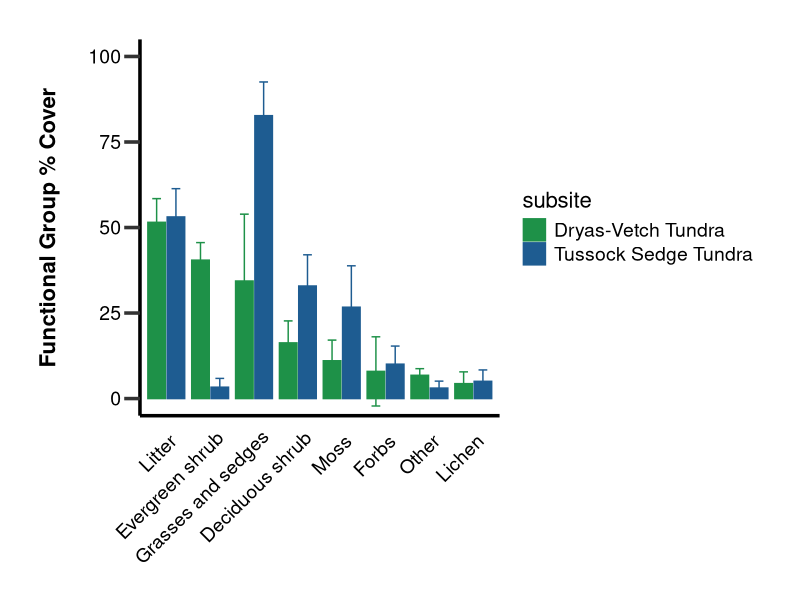
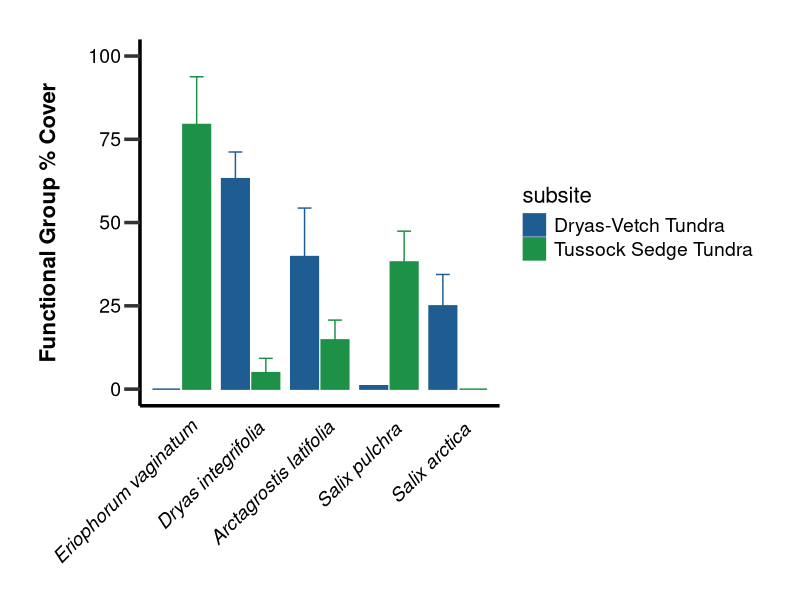
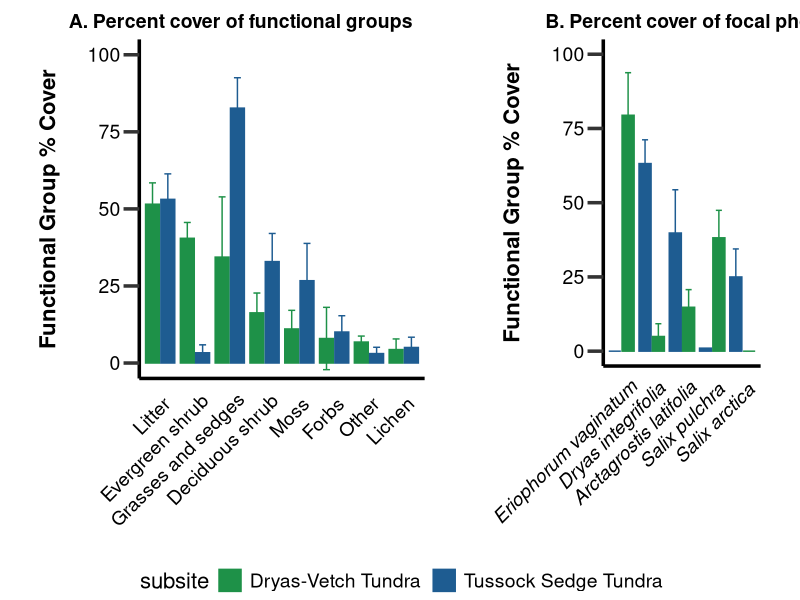

These figures' R source, in order:
# Phenology Time-Series Script of Plant Composition
# Isla Myers-Smith 1st September 2020

# Dependencies
library(tidyverse)
library(ggpubr)

data <- read.csv("data/plant_cover/qhi_cover_ITEX_1999_2017.csv")

data2 <- data %>%
  filter(year > 2015, !is.na(gfnarrowarft)) %>%
  mutate(subsite = dplyr::recode(
    sub_name, 
    'QHI:HE' = "Tussock Sedge Tundra", 
    'QHI:KO' = "Dryas-Vetch Tundra")) %>%
  rename(species = name) %>% 
  mutate(functional_group = dplyr::recode(
    gfnarrowarft, 
    'OTHER' = "Other", 
    'ROCK' = "Other", 
    'WATER' = "Other", 
    'SOIL' = "Other", 
    'DUNG' = "Other", 
    'FUNGI' = "Other", 
    'FUNGUS' = "Other",
    'FORBSV' = "Forbs", 
    'ESHRUB' = "Evergreen shrub", 
    'DSHRUB' = "Deciduous shrub", 
    'GRAMINOID' = "Grasses and sedges", 
    'LICHEN' = 'Lichen', 
    'MOSS' = "Moss", 
    'SHRUBU' = "Deciduous shrub",
    'SHRUB' = "Other vegetation", 
    'LIVER' = "Other vegetation", 
    'LITTER' = "Litter"))

data3 <- data2 %>%
  filter(functional_group != "Other vegetation") %>%
  group_by(year, subsite, plot, functional_group) %>%
  summarise(plot_cover = sum(cover)) %>%
  ungroup() %>%
  mutate(plot_cover_max = max(plot_cover), 
         plot_cover_100 = (plot_cover/plot_cover_max)*100)

data4 <- data3 %>% 
  group_by(year, subsite, functional_group) %>% 
  summarise(mean_cover = mean(plot_cover_100), 
            sd_cover = sd(plot_cover_100)) %>% 
  group_by(subsite, functional_group) %>% 
  summarise(mean_cover2 = mean(mean_cover), 
            sd_cover2 = mean(sd_cover)) %>% 
  mutate(functional_group = fct_reorder(functional_group, -mean_cover2))

# figure

# Set y axis label and colour colour
y_label_colour <- "black"

# Adjust visibility of axis labels according to plot positions
x.axis.text.colour <- "black"
y.axis.text.colour <- "black"

# plot a

(composition_plot <- ggplot(data4) +
    geom_col(aes(x = functional_group, 
                 y = mean_cover2, 
                 colour = subsite,
                 fill = subsite,
                 group = subsite),
             width = 0.8,
             position = position_dodge(0.88)) +
    geom_errorbar(aes(x = functional_group,
                      ymin = mean_cover2 - sd_cover2,
                      ymax = mean_cover2 + sd_cover2,
                      colour = subsite,
                      group = subsite),
                  width = 0.4,
                  position = position_dodge(0.88)) +
    #annotate("text", x = 2.3, y = 100, label = "A. Percent cover of functional groups", size = 6) +
    scale_colour_manual(values = c("#1e9148FF", "#1e5c91FF")) +
    scale_fill_manual(values = c("#1e9148FF", "#1e5c91FF")) +
    coord_cartesian(ylim = c(0,100)) +
    ylab("Functional Group % Cover\n") +
    xlab("") +
    theme_bw() +
    theme(
      panel.border = element_blank(),
      panel.grid.major = element_blank(),
      panel.grid.minor = element_blank(),
      plot.margin = margin(1, 1, 0, 1, "cm"),
      axis.line = element_line(colour = "black", size = 1.2),
      axis.title = element_text(size = 16, 
                                face = "bold", 
                                colour = y_label_colour),
      axis.text.x = element_text(size = 14, 
                                 colour = x.axis.text.colour,
                                 angle = 45,
                                 hjust= 0.95,
                                 vjust= 1),
      axis.text.y = element_text(size = 14, colour = y.axis.text.colour),
      axis.ticks = element_line(size = 1.2),
      axis.ticks.length = unit(0.4, "cm"),
      axis.ticks.x = element_blank(),
      legend.title = element_text(size = 16, colour = x.axis.text.colour),
      legend.text = element_text(size = 14, colour = x.axis.text.colour)))

# plot b

data5 <- data2 %>%
  filter(functional_group != "Other vegetation") %>%
  filter(species == "Arctagrostis latifolia" | 
           species == "Dryas integrifolia" |
           species == "Eriophorum vaginatum" | 
           species == "Salix arctica" | 
           species == "Salix pulchra") %>% 
  group_by(year, subsite, plot, species) %>%
  summarise(plot_cover = mean(cover)) %>%
  ungroup() %>%
  mutate(plot_cover_max = max(plot_cover), 
         plot_cover_100 = (plot_cover/plot_cover_max)*100)

data6 <- data5 %>%
  group_by(year, subsite, species) %>% 
  summarise(mean_cover = mean(plot_cover_100), 
            sd_cover = sd(plot_cover_100)) %>% 
  group_by(subsite, species) %>% 
  summarise(mean_cover2 = mean(mean_cover), 
            sd_cover2 = mean(sd_cover)) %>% 
  ungroup() %>% 
  add_row(subsite = "Tussock Sedge Tundra", 
          species = "Salix arctica",
          mean_cover2 = 0, 
          sd_cover2 = NA) %>% 
  add_row(subsite = "Dryas-Vetch Tundra", 
          species = "Eriophorum vaginatum", 
          mean_cover2 = 0, 
          sd_cover2 = NA) %>% 
  mutate(species = fct_reorder(species, -mean_cover2))

(species_plot <- ggplot(data6) +
    geom_col(aes(x = species, 
                 y = mean_cover2, 
                 colour = subsite,
                 fill = subsite,
                 group = subsite),
             width = 0.8,
             position = position_dodge(0.88)) +
    geom_errorbar(aes(x = species,
                      ymin = mean_cover2 - sd_cover2,
                      ymax = mean_cover2 + sd_cover2,
                      colour = subsite,
                      group = subsite),
                  width = 0.4,
                  position = position_dodge(0.88)) +
    #annotate("text", x = 2.3, y = 100, label = "B. Percent cover of focal species", size = 6) +
    scale_colour_manual(values = c("#1e5c91FF", "#1e9148FF")) +
    scale_fill_manual(values = c("#1e5c91FF", "#1e9148FF")) +
    coord_cartesian(ylim = c(0,100)) +
    ylab("Functional Group % Cover\n") +
    xlab("") +
    theme_bw() +
    theme(
      panel.border = element_blank(),
      panel.grid.major = element_blank(),
      panel.grid.minor = element_blank(),
      plot.margin = margin(1, 1, 0, 1, "cm"),
      axis.line = element_line(colour = "black", size = 1.2),
      axis.title = element_text(size = 16, 
                                face = "bold", 
                                colour = y_label_colour),
      axis.text.x = element_text(size = 14, 
                                 colour = x.axis.text.colour,
                                 angle = 45,
                                 hjust= 0.95,
                                 vjust= 1,
                                 face = "italic"),
      axis.text.y = element_text(size = 14, colour = y.axis.text.colour),
      axis.ticks = element_line(size = 1.2),
      axis.ticks.length = unit(0.4, "cm"),
      axis.ticks.x = element_blank(),
      legend.title = element_text(size = 16, colour = x.axis.text.colour),
      legend.text = element_text(size = 14, colour = x.axis.text.colour)))

figure <- ggarrange(
  composition_plot, 
  species_plot, 
  ncol = 2, 
  nrow = 1, 
  widths = c(0.58, 0.42), 
  labels=c("A. Percent cover of functional groups",
           "B. Percent cover of focal phenology species"),
  vjust = c(2, 2), 
  hjust = c(-0.2, -0.2), 
  common.legend = TRUE, 
  legend = "bottom") 

ggsave("Figures/fig_x_plant_cover/fig_x_plant_cover.pdf", 
       figure, width = 14, height = 8)
